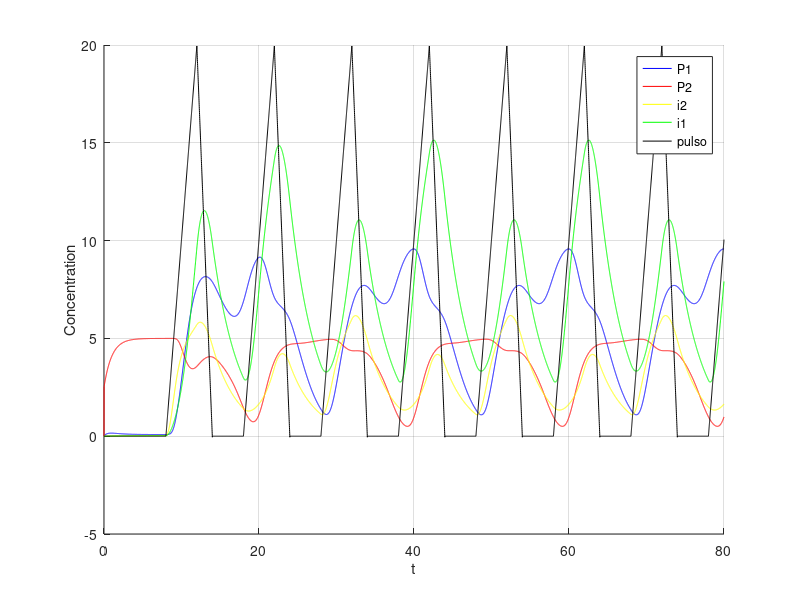

MATLAB code to generate this figure:
clear;

dt=0.01; 
t=0:dt:80; 

%i = 1 ate 5000 

p1 = 0;
p2 = 2.5;
ii1 = 0;
ii2 = 0;

%dissociation constant
kp1 = 1;
kp2 = 2;


%leak from repression
alpha0 = 0.01;

%degradation rate
kd1 = 0.3;
kd2 = 0.3;

p1s = zeros(1, length(t));
p2s = zeros(1, length(t));

pulso = zeros(1, length(t));

i1s = zeros(1, length(t));
i2s = zeros(1, length(t));

alpha1 = 10; alpha2 = 5;
beta = 3;
gama = 4;

p3 = 0;
p3s = zeros(1, length(t));

for i = 2:length(t)
   
   if (mod(i, 1000) >800 || mod(i,1000)<200  && i>700)
     pulso(i) = pulso(i-1)+0.05;
   endif
   
   if ((mod(i, 1000) >=200 && mod(i,1000)<400) && i>1000 )
     pulso(i) = pulso(i-1)-0.1;
   endif
  
  div = 1 + p1/kp1 + p2/kp2 + (p1*p2)/(kp1*kp2);
  
  dpdt = alpha0 + pulso(i) * ((1 + p1 / kp1) / div) - kd1*ii1;
  ii1 = dpdt * dt + ii1;
  i1s(i) = ii1; 
  
  dpdt = alpha0 + pulso(i) * ((1 + p2 / kp2) / div) - kd2*ii2;
  ii2 = dpdt * dt + ii2;
  i2s(i) = ii2; 
 
  dpdt = (alpha1 / (1 + (p2 / (1 + i2s(i) ) ) ^ beta )) - p1;
  p1 = dpdt * dt + p1;
  p1s(i) = p1;
  
  dpdt = (alpha2 / (1 + (p1 / (1 + i1s(i)) ) ^ gama)) - p2;
  p2 = dpdt * dt + p2;
  p2s(i) = p2;

endfor

figure;
hold on;
grid on;
%plot(t, p1s, 'b;P1;', t ,p2s, 'r;P2;', t , pulso , 'k;pulso;');
plot(t, p1s, 'b;P1;', t ,p2s, 'r;P2;', t , i2s, 'y;i2;', t ,i1s,'g;i1;', t , pulso , 'k;pulso;');
xlabel('t');
ylabel('Concentration');